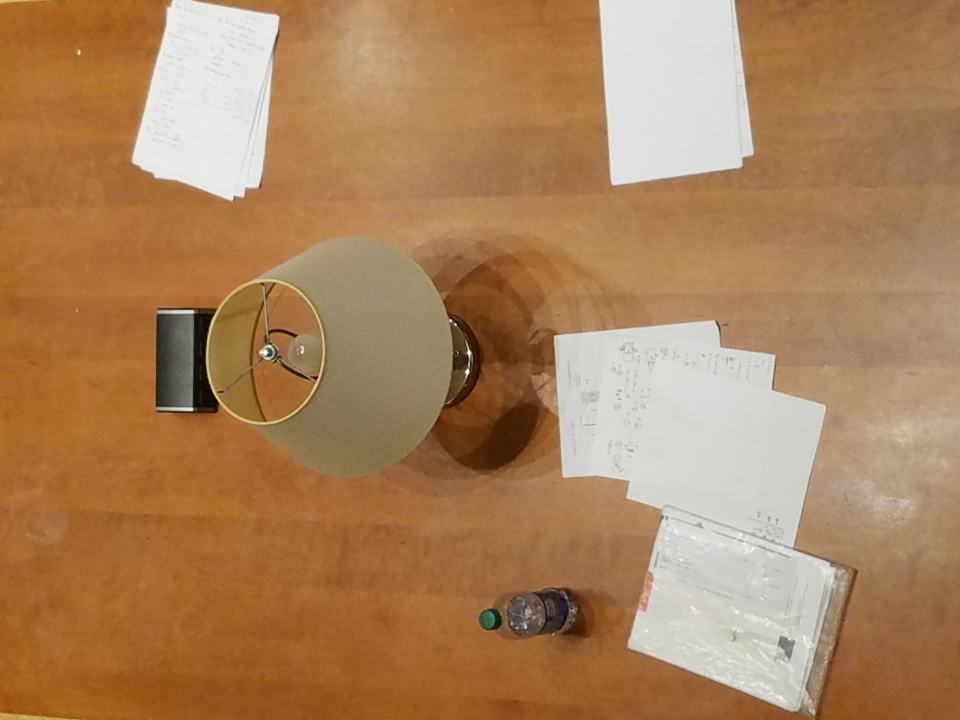
%> input picture MatlabScripts/photos/20170224_221114.jpg, 2880 x 2160 px (shown at 1/3 size)
$ octave --eval "result = photoinput('photos/20170224_221114.jpg');"   (GNU Octave 9; MATLAB toolbox functions it lacks are replaced by stand-ins)
%> lines starting %> are read from the running program, lines starting %| are printed output that depends on the picture
function X = photoinput(file_name)
%> called with file_name = 'photos/20170224_221114.jpg'
    X = zeros(1,1452);
    img_in = imread(file_name);
    img_in = rgb2gray(img_in);
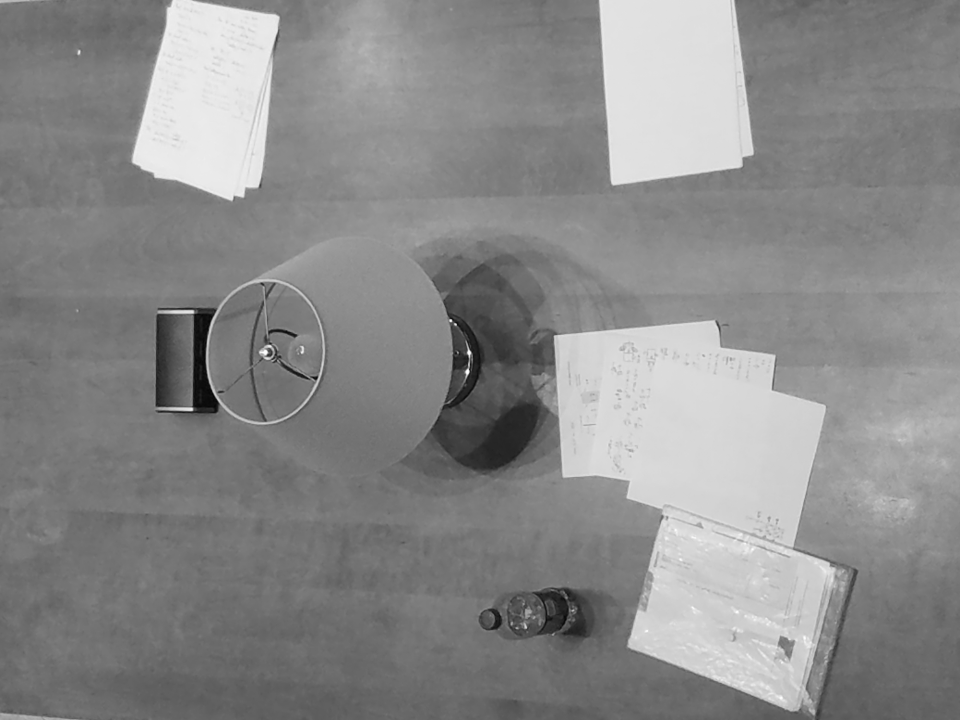
%> img_in: size 2160x2880 uint8 (shown at 1/3 size); min 1, max 255, mean 138.5
    img_in = imresize(img_in,[33,44]);
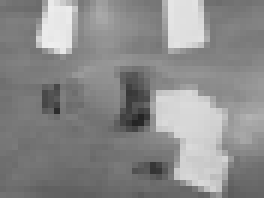
%> img_in: size 33x44 uint8 (shown 6 times larger); min 36, max 238, mean 138.5
    img_in = img_in(:);
%> img_in = 1452 values, max 238 at index 272, min 36 at index 779, mean 138.5
%> `result = photoinput('photos/20170224_221114.jpg');`: result has the same summary as img_in in photoinput
    X(1,:) = img_in';
% [13 lines of commented-out code are left out]

$ run again, on MatlabScripts/photos/20170224_221156.jpg
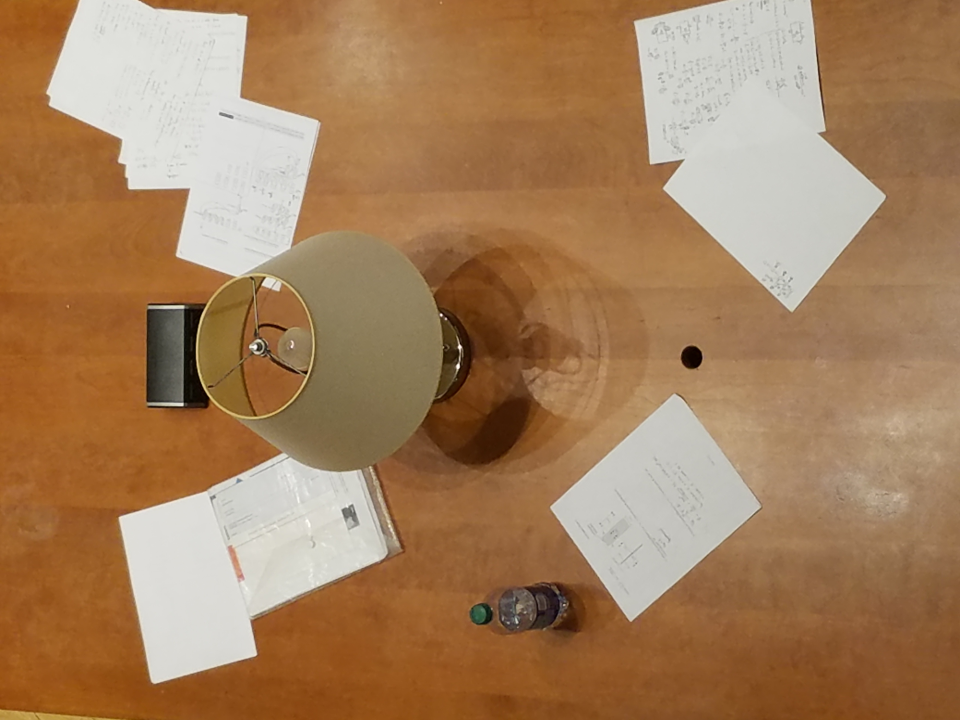
%> input picture MatlabScripts/photos/20170224_221156.jpg, 2880 x 2160 px (shown at 1/3 size)
%> in photoinput, `img_in = rgb2gray(img_in);`:
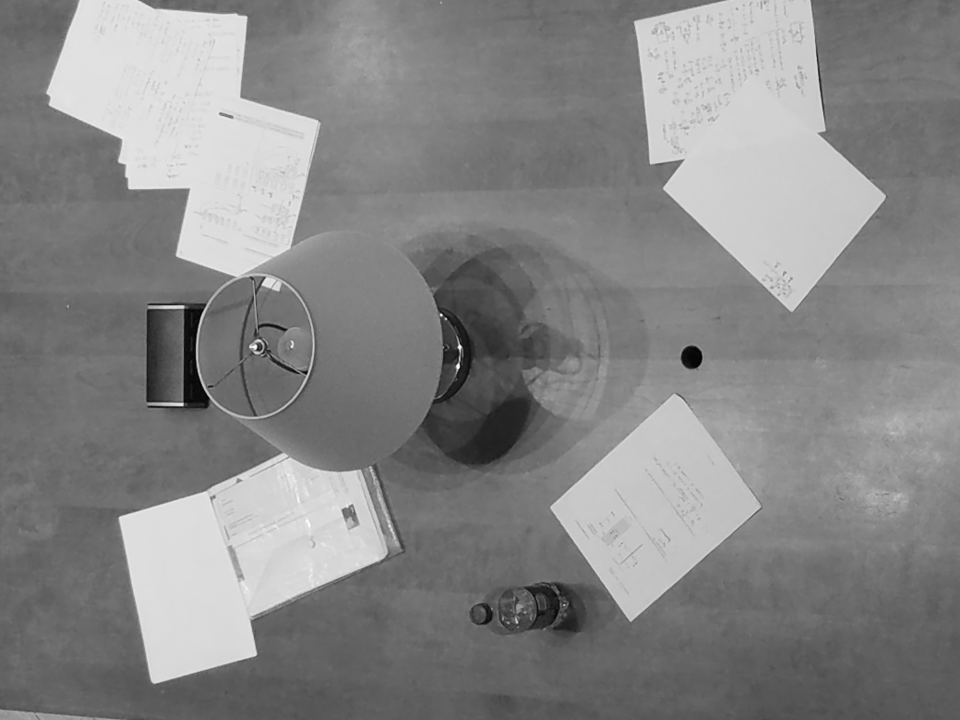
%> img_in: size 2160x2880 uint8 (shown at 1/3 size); min 0, max 254, mean 134.8
%> in photoinput, `img_in = imresize(img_in,[33,44]);`:
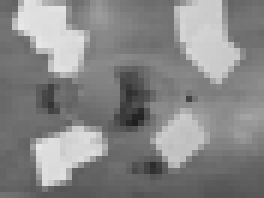
%> img_in: size 33x44 uint8 (shown 6 times larger); min 32, max 231, mean 134.8
%> in photoinput, `img_in = img_in(:);`: img_in = 1452 values, max 231 at index 104, min 32 at index 747, mean 134.8
%> result has the same summary as img_in in photoinput

$ run again, on MatlabScripts/photos/20170224_221211.jpg
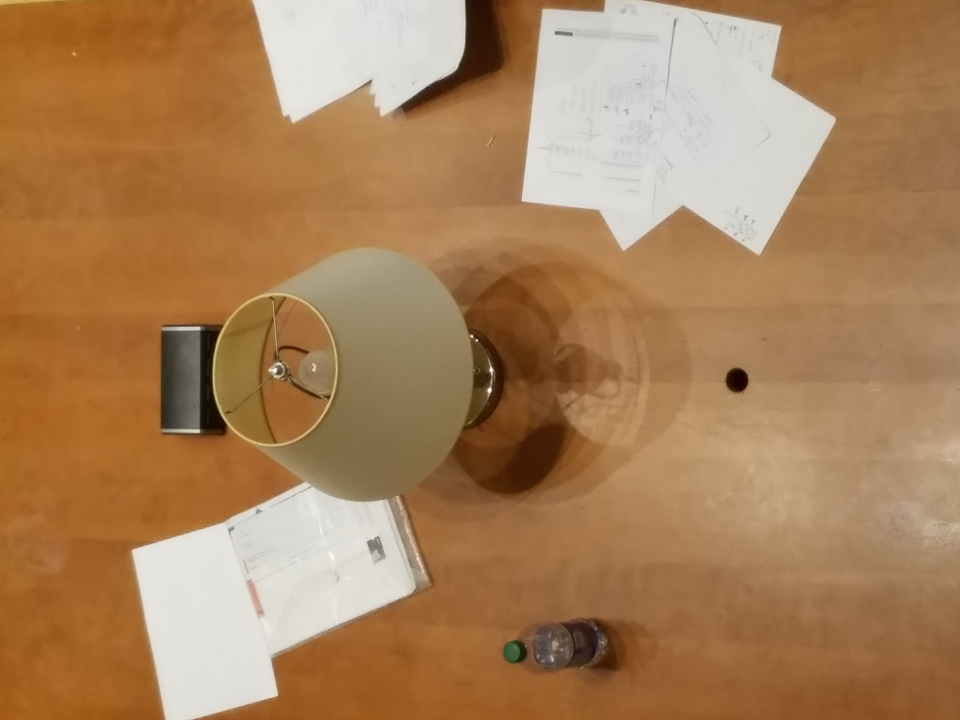
%> input picture MatlabScripts/photos/20170224_221211.jpg, 2880 x 2160 px (shown at 1/3 size)
%> in photoinput, `img_in = rgb2gray(img_in);`:
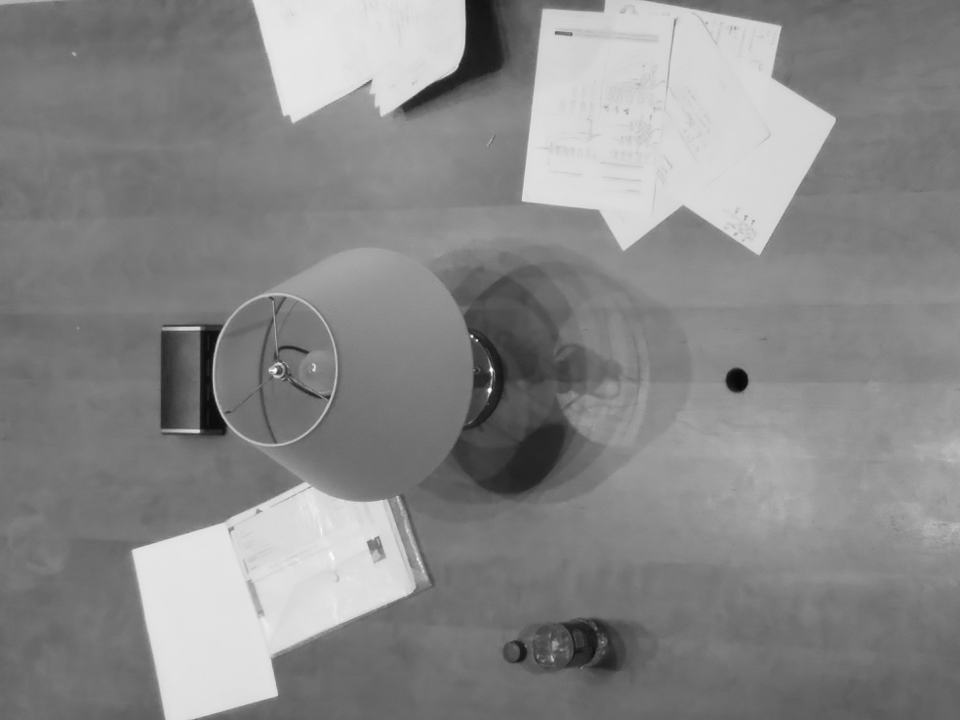
%> img_in: size 2160x2880 uint8 (shown at 1/3 size); min 6, max 254, mean 136.4
%> in photoinput, `img_in = imresize(img_in,[33,44]);`:
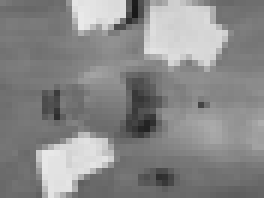
%> img_in: size 33x44 uint8 (shown 6 times larger); min 25, max 233, mean 136.5
%> in photoinput, `img_in = img_in(:);`: img_in = 1452 values, max 233 at index 432, min 25 at index 729, mean 136.5
%> result has the same summary as img_in in photoinput

$ run again, on MatlabScripts/photos/20170224_221221.jpg
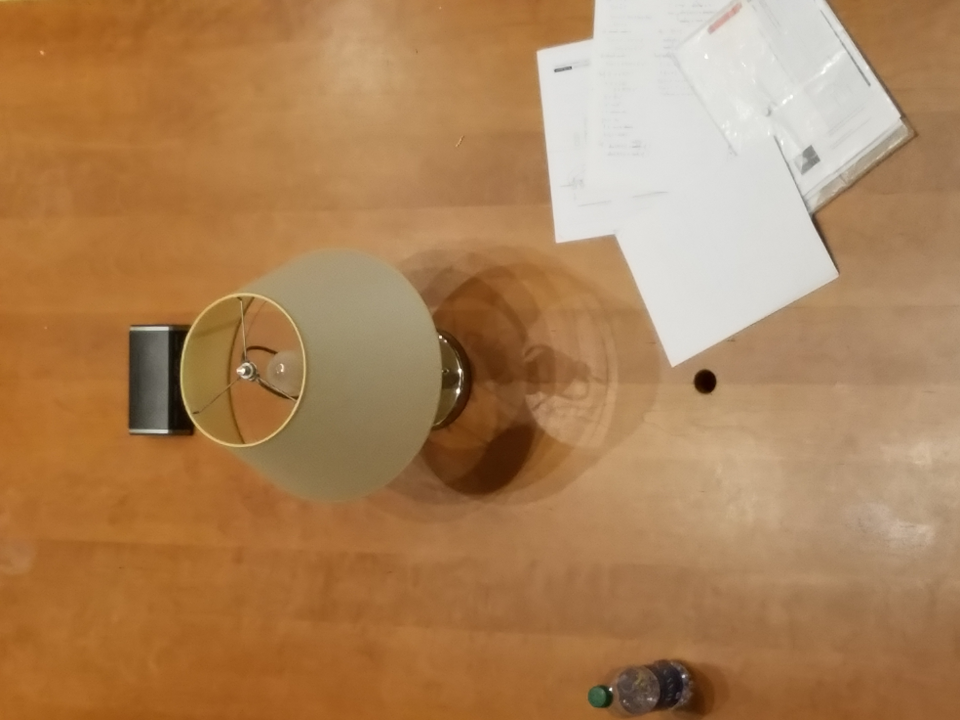
%> input picture MatlabScripts/photos/20170224_221221.jpg, 2880 x 2160 px (shown at 1/3 size)
%> in photoinput, `img_in = rgb2gray(img_in);`:
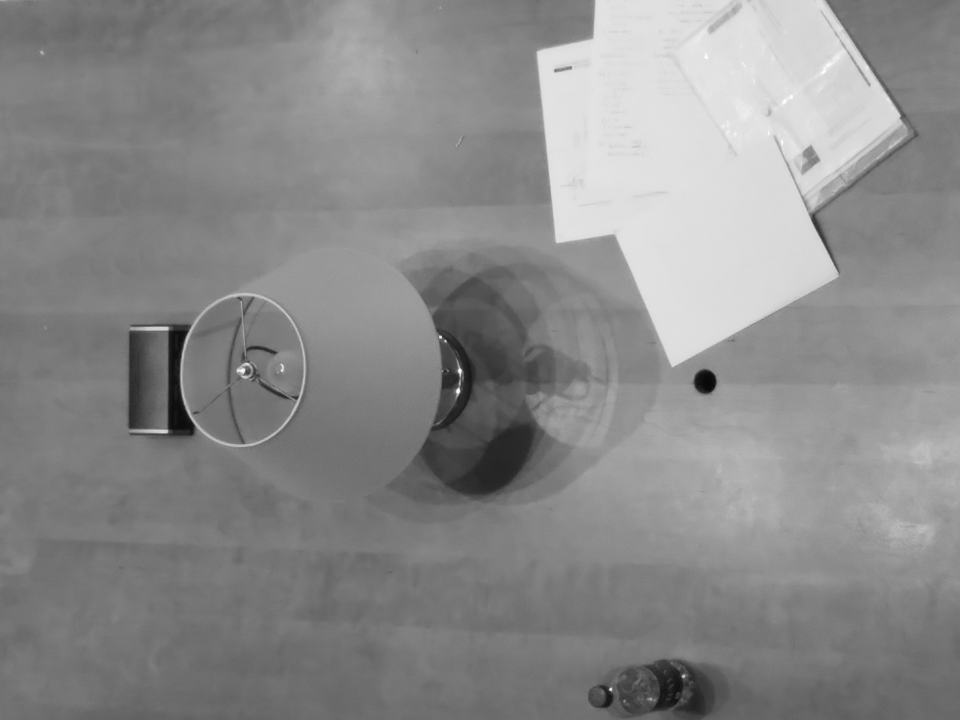
%> img_in: size 2160x2880 uint8 (shown at 1/3 size); min 7, max 255, mean 138.7
%> in photoinput, `img_in = imresize(img_in,[33,44]);`:
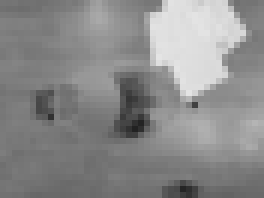
%> img_in: size 33x44 uint8 (shown 6 times larger); min 34, max 228, mean 138.6
%> in photoinput, `img_in = img_in(:);`: img_in = 1452 values, max 228 at index 868, min 34 at index 748, mean 138.6
%> result has the same summary as img_in in photoinput
